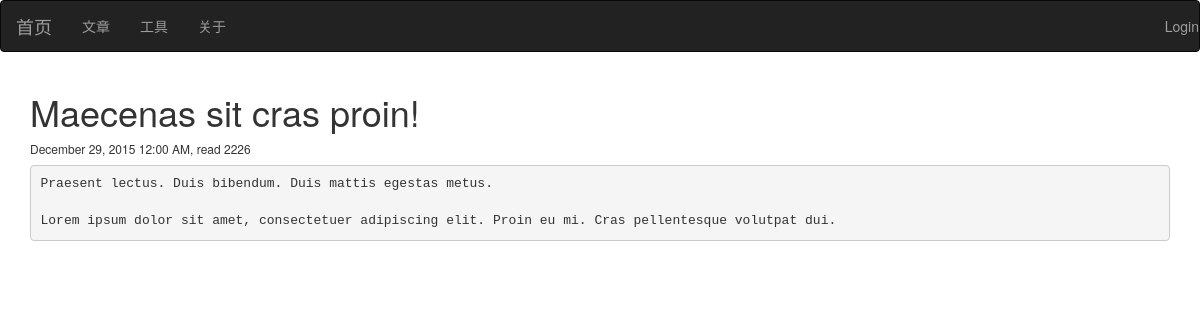
Before: /article/19 with the older database file.
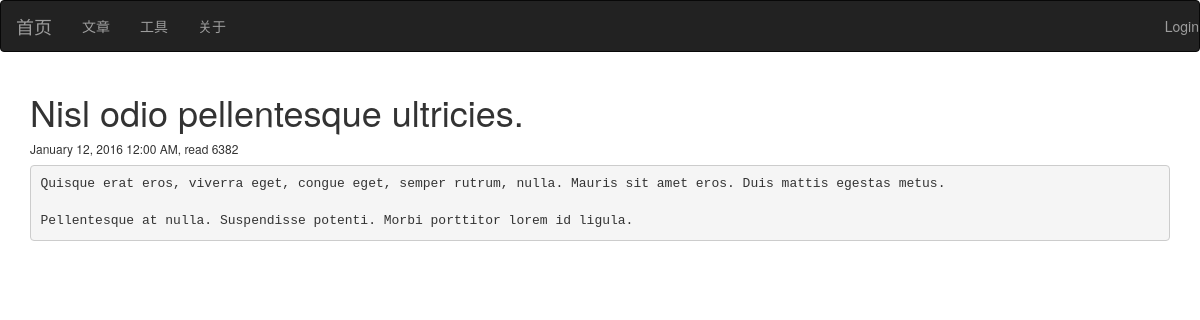
After: the same page with the newer database file.
### main.py (models this page shows, shortened)
class Article(db.Model):
    __tablename__ = 'articles'
    id = db.Column(db.Integer, primary_key=True)
    title = db.Column(db.Unicode(128), unique=True, index=True, nullable=True)
    content = db.Column(db.UnicodeText)
    content_size = db.Column(db.Integer)
    time_created = db.Column(db.DateTime, index=True, default=datetime.now())
    time_modified = db.Column(db.DateTime, index=True, default=datetime.now())
    read_count = db.Column(db.Integer)

### main.py (the view)
@app.route('/article/<int:id>')
def article(id):
    article = Article.query.filter_by(id=id).first()
    article.read_count += 1
    return render_template('article.html', article=article)

### templates/article.html (shortened to what this page needs)
{% extends 'base.html' %}
{% block page_content %}
<div class="post">
	<h1 class="post-title">{{ article.title }}</h1>
    <p class="date"><h6>{{ moment(article.time_modified).format('LLL') }}, read {{ article.read_count }}</h6></p>
    <div class="post_body"><pre>{{ article.content }}</pre></div>
</div>
{% endblock %}

### templates/base.html (shortened to what this page needs)
{% extends 'bootstrap/base.html' %}
{% block head %}
{{ super() }}
{% endblock %}
{% block navbar %}
<div class="navbar navbar-inverse" role="navigation">
	<div class="navbar-header">
		<a class="navbar-brand" href="{{ url_for('index') }}">首页</a>
	</div>
	<div>
		<ul class="nav navbar-nav">
			{% if current_user.is_authenticated() %}
            <li class="dropdown">
                <a href="{{ url_for('articles') }}" class="dropdown-toggle" data-toggle="dropdown">文章<b class="caret"></b></a>
                <ul class="dropdown-menu">
                   <li><a href="{{ url_for('articles') }}">所有文章</a></li>
                   <li><a href="{{ url_for('edit', opid='new') }}">写文章</a></li>
                </ul>
            </li>
			{% else %}
            <li><a href="{{ url_for('articles') }}">文章</a></li>
			{% endif %}
			<li><a href="{{ url_for('tools') }}">工具</a></li>
			<li><a href="{{ url_for('about') }}">关于</a></li>
		</ul>
		<ul class="nav navbar-nav navbar-right">
			{% if current_user.is_authenticated() %}
				<li ><a href="{{ url_for('logout') }}">Logout</a></li>
			{% else %}
				<li ><a href="{{ url_for('login') }}">Login</a></li>
			{% endif %}
		</ul>
	</div>
</div>
{% endblock %}
{% block content %}
<div class="container">
	{% block page_content %}
	{% endblock %}
</div>
{% endblock %}

Changed rows visible on the page:
changed Article: title "Maecenas sit cras proin!" → "Nisl odio pellentesque ultricies."; time_modified "December 29, 2015 12:00 AM" → "January 12, 2016 12:00 AM"; read_count "2226" → "6382"; content "Praesent lectus. Duis bibendum. Duis mattis egestas metus. Lorem ipsum dolor sit amet, consectetuer adipiscing elit. Proin eu mi. Cras pellentesque volutpat dui." → "Quisque erat eros, viverra eget, congue eget, semper rutrum, nulla. Mauris sit amet eros. Duis mattis egestas metus. Pellentesque at nulla. Suspendisse potenti. Morbi porttitor lorem id ligula."
